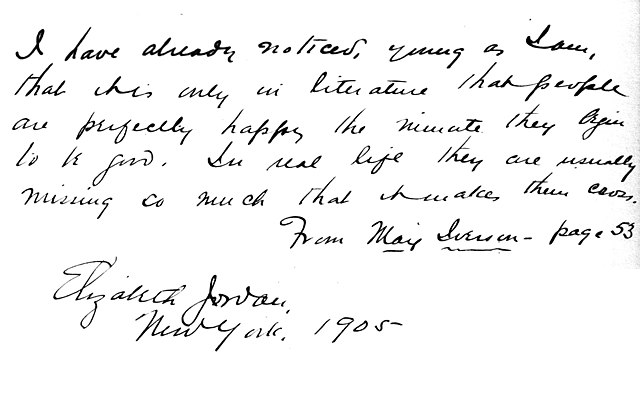
#> input picture backend/texttolatex/src/images/handwritten1.jpg, 640 x 399 px
$ python -i line_seperation.py   (imports and definitions only)
#> lines starting #> are read from the running program, lines starting #| are printed output that depends on the picture; after the words box and inside, x2 and y2 are one past the last pixel; in counts of white or black regions, pixels touching at a corner belong together
from skimage.io import imread
from skimage.color import rgb2gray
from skimage.filters import sobel
from skimage.filters import threshold_otsu
import matplotlib.pyplot as plt
import numpy as np
from heapq import *
import cv2

# [12 lines of commented-out code are left out]

def find_peak_indices(image, divider=2):
    '''
        Input: image (as numpy array)
        Output: Peak indices horizontal projections
    '''
    sobel_image = sobel(image)
    hpp = np.sum(sobel_image, axis = 1)

    threshold = (np.max(hpp)-np.min(hpp))/divider
    peaks = []
    for i, hppv in enumerate(hpp):
        if hppv < threshold:
            peaks.append(i)

    return np.array(peaks).astype(int)


def get_hpp_clusters(peaks_index, min_cluster_size):
    hpp_clusters = []
    cluster = []
    for index, value in enumerate(peaks_index):
        cluster.append(value)

        if index < len(peaks_index)-1 and peaks_index[index+1] - value > 1:
            hpp_clusters.append(cluster)
            cluster = []

        #get the last cluster
        if index == len(peaks_index)-1:
            hpp_clusters.append(cluster)
            cluster = []

    hpp_clusters = [cluster for cluster in hpp_clusters if len(cluster)>=min_cluster_size]

    return hpp_clusters


def get_binary(img):
    mean = np.mean(img)
    if mean == 0.0 or mean == 1.0:
        return img

    thresh = threshold_otsu(img)
    binary = img <= thresh
    binary = binary*1

    return binary


def heuristic(a, b):
    return (b[0] - a[0])**2 + (b[1] - a[1])**2

def astar(array, start, goal):

    neighbors = [(0,1),(0,-1),(1,0),(-1,0),(1,1),(1,-1),(-1,1),(-1,-1)]
    close_set = set()
    came_from = {}
    gscore = {start:0}
    fscore = {start:heuristic(start, goal)}
    oheap = []

    heappush(oheap, (fscore[start], start))

    while oheap:

        current = heappop(oheap)[1]

        if current == goal:
            data = []
            while current in came_from:
                data.append(current)
                current = came_from[current]
            return data

        close_set.add(current)
        for i, j in neighbors:
            neighbor = current[0] + i, current[1] + j
            tentative_g_score = gscore[current] + heuristic(current, neighbor)
            if 0 <= neighbor[0] < array.shape[0]:
                if 0 <= neighbor[1] < array.shape[1]:
                    if array[neighbor[0]][neighbor[1]] == 1:
                        continue
                else:
                    # array bound y walls
                    continue
            else:
                # array bound x walls
                continue

            if neighbor in close_set and tentative_g_score >= gscore.get(neighbor, 0):
                continue

            if  tentative_g_score < gscore.get(neighbor, 0) or neighbor not in [i[1]for i in oheap]:
                came_from[neighbor] = current
                gscore[neighbor] = tentative_g_score
                fscore[neighbor] = tentative_g_score + heuristic(neighbor, goal)
                heappush(oheap, (fscore[neighbor], neighbor))

    return []


def find_line_segments(binary_image, hpp_clusters):
    line_segments = []

    for i, cluster_of_interest in enumerate(hpp_clusters):
        nmap = binary_image[cluster_of_interest[0]:cluster_of_interest[len(cluster_of_interest)-1],:]

        path = np.array(astar(nmap, (int(nmap.shape[0]/2), 0), (int(nmap.shape[0]/2),nmap.shape[1]-1)))
        offset_from_top = cluster_of_interest[0]
        path[:,0] += offset_from_top

        if path.shape != (0,):
            line_segments.append(path)

    return line_segments


def extract_line_images(image, lines):
    line_images = []

    for line_index in range(len(lines) - 1):
        img_copy = np.copy(image)
        lower_line = lines[line_index]
        upper_line = lines[line_index+1]

        lower_boundary = np.min(lower_line[:, 0])
        upper_boundary = np.min(upper_line[:, 0])
        r, c = img_copy.shape

        # for index in range(c-1):
        #     img_copy[0:lower_line[index, 0], index] = 255
        #     img_copy[upper_line[index, 0]:r, index] = 255

        line_images.append(img_copy[lower_boundary:upper_boundary, :])

    return line_images


def get_lines(img_path):
#> called with img_path = '../images/handwritten1.jpg'
    img_org = rgb2gray(imread(img_path))
#> img_org is the input picture: shape (399, 640); min 0, max 255, mean 242.8
    img = np.copy(img_org)
    peaks_index = find_peak_indices(img)
#> in find_peak_indices, `sobel_image = sobel(image)`:
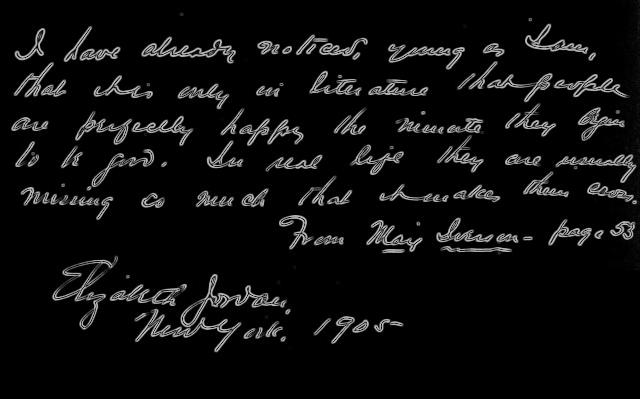
#> sobel_image: shape (399, 640) float64; min 0, max 0.79, mean 0.0542
#> in find_peak_indices, `hpp = np.sum(sobel_image, axis = 1)`: hpp = 399 values, max 155 at index 50, min 0 at index 353, mean 34.68
#> in find_peak_indices, `threshold = (np.max(hpp)-np.min(hpp))/divider`: threshold = 77.5
#> the loop in find_peak_indices, `for i, hppv in enumerate(hpp):` made 399 passes
#> hppv on passes 1 to 3: 0.472, 0.525, 0.499
#> after the loop in find_peak_indices, `for i, hppv in enumerate(hpp):`: peaks = 335 values from 0 to 398
#> peaks_index = 335 values from 0 to 398
    hpp_clusters = get_hpp_clusters(peaks_index, int(img.shape[0]/20)) # after removing irrelevant clusters
#> the loop in get_hpp_clusters, `for index, value in enumerate(peaks_index):` made 335 passes
#> value on passes 1 to 3: 0, 1, 2
#> after the loop in get_hpp_clusters, `for index, value in enumerate(peaks_index):`: hpp_clusters = 7 items
#> hpp_clusters = 7 items

    binary_image = get_binary(img_org)
#> in get_binary, `mean = np.mean(img)`: mean = 242.8
#> in get_binary, `thresh = threshold_otsu(img)`: thresh = 147
#> in get_binary, `binary = img <= thresh`:
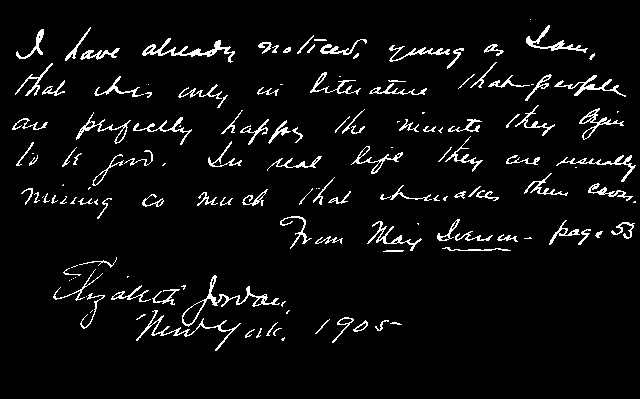
#> binary: shape (399, 640) bool; 4.9% white in thin lines or dots, all inside (x1, y1, x2, y2) = (12, 19, 636, 351)
    # binary_image = remove_roadblocks(binary_image)

    lines = find_line_segments(binary_image, hpp_clusters)
#> the loop in find_line_segments, `for i, cluster_of_interest in enumerate(hpp_clusters):` made 7 passes
#> offset_from_top on passes 1 to 7: 0, 56, 96, 133, 166, 204, 241
#> pass 1, in find_line_segments, `nmap = binary_image[cluster_of_interest[0]:cluster_of_interest[len(clu..`:
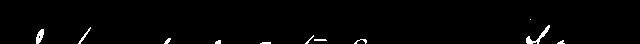
#> nmap: shape (44, 640) int64; values 0 (black) and 1 (white), 1.4% white; 11 white regions (3 under 20 px), largest, box (x1, y1, x2, y2) and area: (526, 25, 550, 44) 117, (36, 29, 44, 44) 77, (78, 27, 91, 44) 42
#> pass 2, in find_line_segments, `nmap = binary_image[cluster_of_interest[0]:cluster_of_interest[len(clu..`:
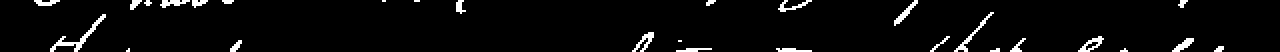
#> nmap: shape (26, 640) int64 (shown 2 times larger); values 0 (black) and 1 (white), 3.8% white in thin lines or dots
#> pass 3, in find_line_segments, `nmap = binary_image[cluster_of_interest[0]:cluster_of_interest[len(clu..`:
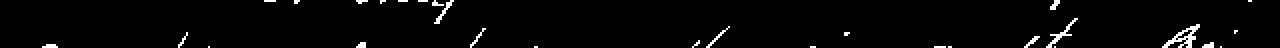
#> nmap: shape (24, 640) int64 (shown 2 times larger); values 0 (black) and 1 (white), 2.2% white in thin lines or dots
#> after the loop in find_line_segments, `for i, cluster_of_interest in enumerate(hpp_clusters):`:
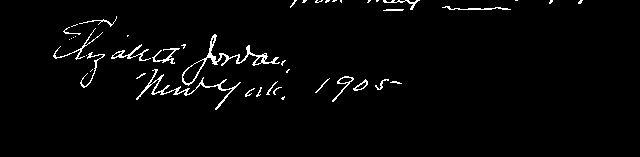
#> nmap: shape (157, 640) int64; values 0 (black) and 1 (white), 2.3% white in thin lines or dots, all inside (x1, y1, x2, y2) = (53, 0, 583, 110)
#> after the loop in find_line_segments, `for i, cluster_of_interest in enumerate(hpp_clusters):`: line_segments = 7 items
#> lines = 7 items

    # for a, b in lines[1]:
    #     print(a, b)
    line_images = extract_line_images(cv2.imread(img_path, 0), lines)
#> in extract_line_images, `line_images = []`: line_images = []
#> the loop in extract_line_images, `for line_index in range(len(lines) - 1):` made 6 passes
#> (lower_boundary, upper_boundary) on passes 1 to 6: (22, 61), (61, 104), (104, 140), (140, 172), (172, 215), (215, 299)
#> after the loop in extract_line_images, `for line_index in range(len(lines) - 1):`: line_images = 6 items
#> line_images = 6 items
    print('Text Lines found:', len(line_images))
#| Text Lines found: 6

    return line_images


# [35 lines of commented-out code are left out]

>>> result = get_lines('../images/handwritten1.jpg')
#> result = 6 items

$ run again, on backend/texttolatex/src/images/handwritten2.jpg
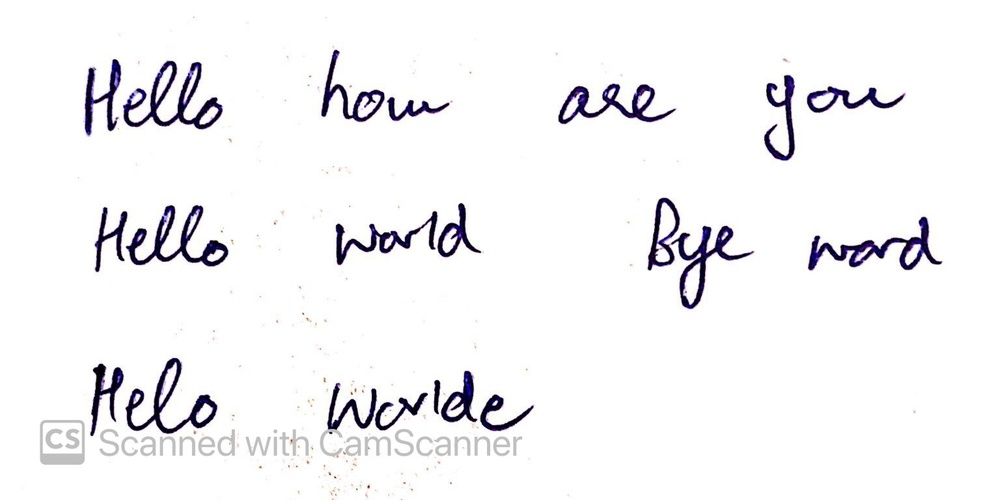
#> input picture backend/texttolatex/src/images/handwritten2.jpg, 1000 x 500 px, shrunk from 1536 x 768 before the run
#> hpp = 500 values, max 109.8 at index 102, min 0 at index 0, mean 25.35
#> threshold = 54.92
#> the loop in find_peak_indices, `for i, hppv in enumerate(hpp):` made 500 passes
#> hppv on passes 1 to 3: 0, 0, 0
#> after the loop in find_peak_indices, `for i, hppv in enumerate(hpp):`: peaks = 403 values from 0 to 499
#> after the loop in get_hpp_clusters, `for index, value in enumerate(peaks_index):`: hpp_clusters = 5 items
#> in get_hpp_clusters, `hpp_clusters = [cluster for cluster in hpp_clusters if len(cluster)>=m..`: hpp_clusters = 4 items
#> mean = 0.955
#> thresh = 0.549
#> in get_binary, `binary = img <= thresh`:
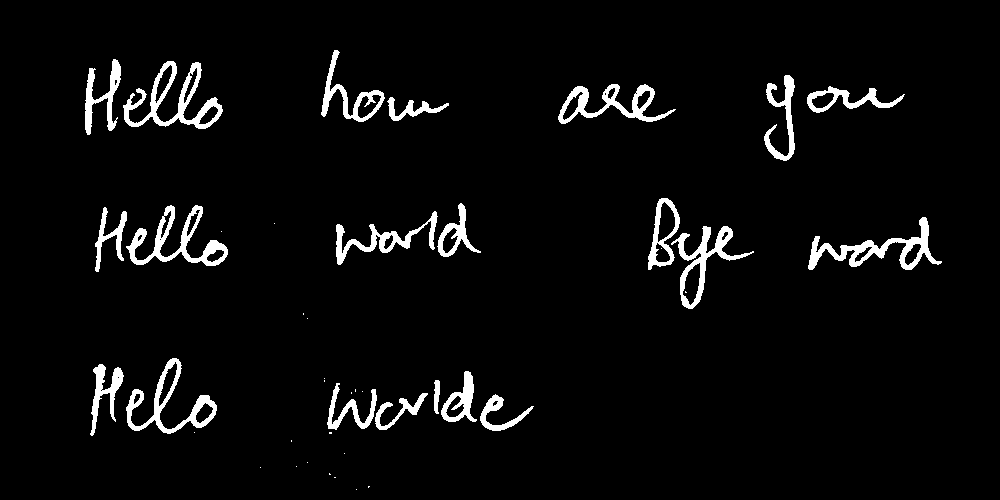
#> binary: shape (500, 1000) bool; 4.3% white; 43 white regions (22 under 20 px), largest, box (x1, y1, x2, y2) and area: (123, 61, 223, 129) 1983, (808, 217, 942, 270) 1828, (126, 205, 228, 266) 1805
#> the loop in find_line_segments, `for i, cluster_of_interest in enumerate(hpp_clusters):` made 4 passes
#> offset_from_top on passes 1 to 4: 0, 122, 265, 426
#> after the loop in find_line_segments, `for i, cluster_of_interest in enumerate(hpp_clusters):`:
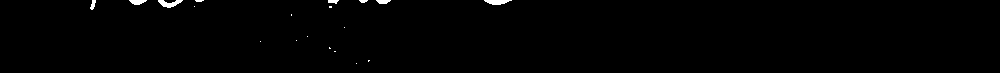
#> nmap: shape (73, 1000) int64; values 0 (black) and 1 (white), 0.6% white; 19 white regions (12 under 20 px), largest, box (x1, y1, x2, y2) and area: (158, 0, 183, 8) 108, (484, 0, 512, 5) 97, (129, 0, 147, 5) 63
#> after the loop in find_line_segments, `for i, cluster_of_interest in enumerate(hpp_clusters):`: line_segments = 4 items
#> in extract_line_images, `line_images = []`: line_images = []
#> the loop in extract_line_images, `for line_index in range(len(lines) - 1):` made 3 passes
#> (lower_boundary, upper_boundary) on passes 1 to 3: (43, 174), (174, 332), (332, 461)
#> after the loop in extract_line_images, `for line_index in range(len(lines) - 1):`: line_images = 3 items
#| Text Lines found: 3

$ run again, on backend/texttolatex/src/images/handwritten4.jpg
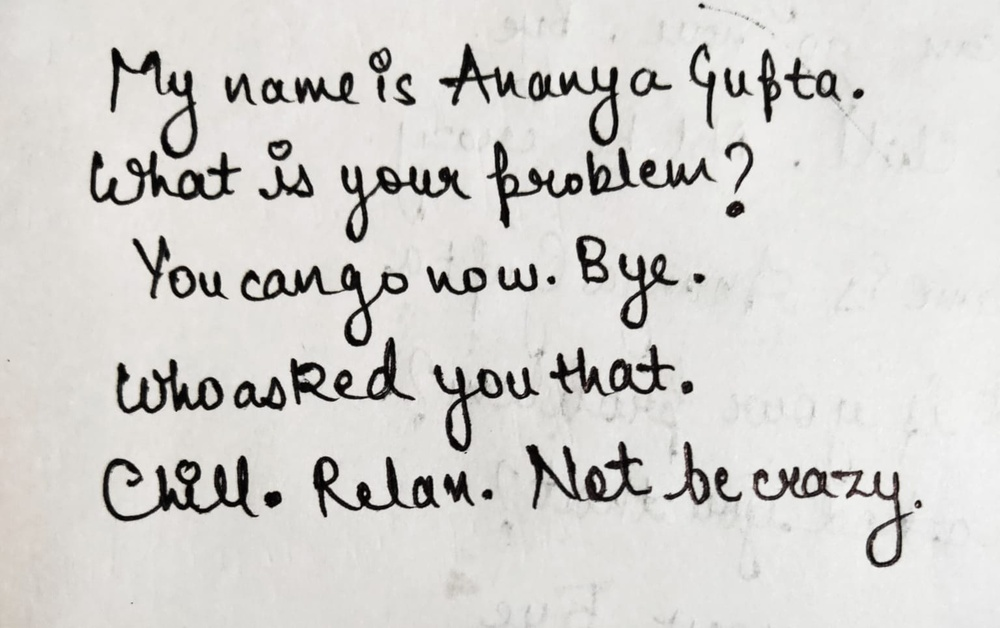
#> input picture backend/texttolatex/src/images/handwritten4.jpg, 1000 x 628 px, shrunk from 1536 x 965 before the run
#> hpp = 628 values, max 115.9 at index 494, min 2.75 at index 0, mean 35.13
#> threshold = 56.58
#> the loop in find_peak_indices, `for i, hppv in enumerate(hpp):` made 628 passes
#> hppv on passes 1 to 3: 2.75, 3.25, 3.87
#> after the loop in find_peak_indices, `for i, hppv in enumerate(hpp):`: peaks = 461 values from 0 to 627
#> after the loop in get_hpp_clusters, `for index, value in enumerate(peaks_index):`: hpp_clusters = 6 items
#> mean = 0.821
#> thresh = 0.515
#> in get_binary, `binary = img <= thresh`:
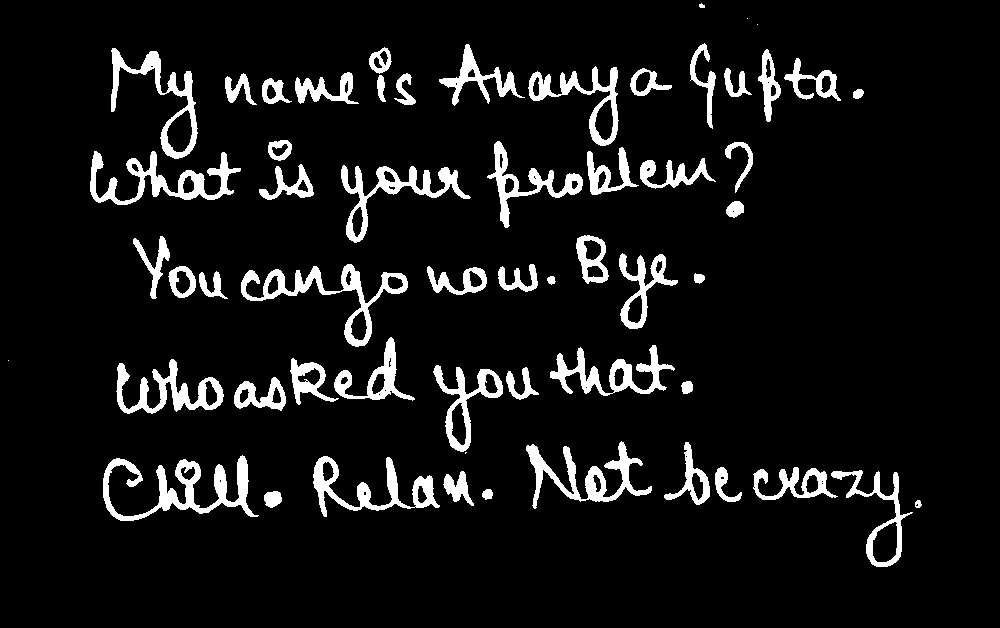
#> binary: shape (628, 1000) bool; 8% white; 58 white regions (4 under 20 px), largest, box (x1, y1, x2, y2) and area: (103, 455, 259, 521) 3200, (241, 264, 408, 347) 2683, (90, 151, 241, 205) 2560
#> the loop in find_line_segments, `for i, cluster_of_interest in enumerate(hpp_clusters):` made 6 passes
#> offset_from_top on passes 1 to 6: 0, 103, 198, 295, 401, 510
#> after the loop in find_line_segments, `for i, cluster_of_interest in enumerate(hpp_clusters):`:
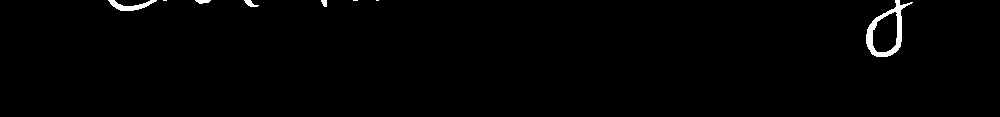
#> nmap: shape (117, 1000) int64; values 0 (black) and 1 (white), 0.93% white; 8 white regions (3 under 20 px), largest, box (x1, y1, x2, y2) and area: (866, 0, 913, 57) 713, (108, 0, 157, 11) 233, (244, 0, 259, 7) 54, (195, 0, 211, 4) 45, (321, 0, 327, 7) 33
#> after the loop in find_line_segments, `for i, cluster_of_interest in enumerate(hpp_clusters):`: line_segments = 6 items
#> in extract_line_images, `line_images = []`: line_images = []
#> the loop in extract_line_images, `for line_index in range(len(lines) - 1):` made 5 passes
#> (lower_boundary, upper_boundary) on passes 1 to 5: (34, 133), (133, 233), (233, 331), (331, 433), (433, 568)
#> after the loop in extract_line_images, `for line_index in range(len(lines) - 1):`: line_images = 5 items
#| Text Lines found: 5
